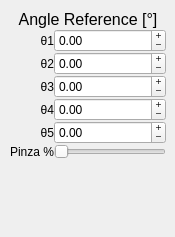
             <widget class="QWidget" name="Direct_Angular">
                 <attribute name="title">
                     <string>Dir deg</string>
                 </attribute>
                 <widget class="QWidget" name="layoutWidget_13">
                     <property name="geometry">
                         <rect>
                             <x>10</x>
                             <y>10</y>
                             <width>156</width>
                             <height>218</height>
                         </rect>
                     </property>
                     <layout class="QVBoxLayout" name="DegRef">
                         <property name="spacing">
                             <number>0</number>
                         </property>
                         <item>
                             <widget class="QLabel" name="valMinScr_4">
                                 <property name="sizePolicy">
                                     <sizepolicy hsizetype="Preferred" vsizetype="Fixed">
                                         <horstretch>0</horstretch>
                                         <verstretch>0</verstretch>
                                     </sizepolicy>
                                 </property>
                                 <property name="font">
                                     <font>
                                         <pointsize>12</pointsize>
                                         <strikeout>false</strikeout>
                                         <kerning>true</kerning>
                                     </font>
                                 </property>
                                 <property name="text">
                                     <string>Angle Reference [°]</string>
                                 </property>
                                 <property name="alignment">
                                     <set>Qt::AlignCenter</set>
                                 </property>
                             </widget>
                         </item>
                         <item>
                             <layout class="QFormLayout" name="formLayout_5">
                                 <property name="fieldGrowthPolicy">
                                     <enum>QFormLayout::AllNonFixedFieldsGrow</enum>
                                 </property>
                                 <property name="labelAlignment">
                                     <set>Qt::AlignRight|Qt::AlignTrailing|Qt::AlignVCenter</set>
                                 </property>
                                 <property name="formAlignment">
                                     <set>Qt::AlignLeading|Qt::AlignLeft|Qt::AlignTop</set>
                                 </property>
                                 <item row="0" column="0">
                                     <widget class="QLabel" name="en1Label_4">
                                         <property name="sizePolicy">
                                             <sizepolicy hsizetype="Preferred" vsizetype="Preferred">
                                                 <horstretch>0</horstretch>
                                                 <verstretch>0</verstretch>
                                             </sizepolicy>
                                         </property>
                                         <property name="layoutDirection">
                                             <enum>Qt::LeftToRight</enum>
                                         </property>
                                         <property name="text">
                                             <string>θ1</string>
                                         </property>
                                         <property name="alignment">
                                             <set>Qt::AlignRight|Qt::AlignTrailing|Qt::AlignVCenter</set>
                                         </property>
                                         <property name="buddy">
                                             <cstring>en1Home</cstring>
                                         </property>
                                     </widget>
                                 </item>
                                 <item row="1" column="0">
                                     <widget class="QLabel" name="en2Label_4">
                                         <property name="sizePolicy">
                                             <sizepolicy hsizetype="Preferred" vsizetype="Preferred">
                                                 <horstretch>0</horstretch>
                                                 <verstretch>0</verstretch>
                                             </sizepolicy>
           </property>
           <property name="layoutDirection">
            <enum>Qt::LeftToRight</enum>
           </property>
           <property name="text">
            <string>θ2</string>
           </property>
           <property name="alignment">
            <set>Qt::AlignRight|Qt::AlignTrailing|Qt::AlignVCenter</set>
           </property>
           <property name="buddy">
            <cstring>en2Home</cstring>
           </property>
          </widget>
         </item>
         <item row="2" column="0">
          <widget class="QLabel" name="en3Label_4">
           <property name="enabled">
            <bool>true</bool>
           </property>
           <property name="sizePolicy">
            <sizepolicy hsizetype="Preferred" vsizetype="Preferred">
             <horstretch>0</horstretch>
             <verstretch>0</verstretch>
            </sizepolicy>
           </property>
           <property name="layoutDirection">
            <enum>Qt::LeftToRight</enum>
           </property>
           <property name="text">
            <string>θ3</string>
           </property>
           <property name="alignment">
            <set>Qt::AlignRight|Qt::AlignTrailing|Qt::AlignVCenter</set>
           </property>
           <property name="buddy">
            <cstring>en3Home</cstring>
           </property>
          </widget>
         </item>
         <item row="3" column="0">
          <widget class="QLabel" name="en4Label_4">
           <property name="sizePolicy">
            <sizepolicy hsizetype="Preferred" vsizetype="Preferred">
             <horstretch>0</horstretch>
             <verstretch>0</verstretch>
            </sizepolicy>
           </property>
           <property name="layoutDirection">
            <enum>Qt::LeftToRight</enum>
           </property>
           <property name="text">
            <string>θ4</string>
           </property>
           <property name="alignment">
            <set>Qt::AlignRight|Qt::AlignTrailing|Qt::AlignVCenter</set>
           </property>
           <property name="buddy">
            <cstring>en4Home</cstring>
           </property>
          </widget>
         </item>
         <item row="4" column="0">
          <widget class="QLabel" name="en5Label_4">
           <property name="sizePolicy">
            <sizepolicy hsizetype="Preferred" vsizetype="Preferred">
             <horstretch>0</horstretch>
             <verstretch>0</verstretch>
            </sizepolicy>
           </property>
           <property name="layoutDirection">
            <enum>Qt::LeftToRight</enum>
           </property>
           <property name="text">
            <string>θ5</string>
           </property>
           <property name="alignment">
            <set>Qt::AlignRight|Qt::AlignTrailing|Qt::AlignVCenter</set>
           </property>
           <property name="buddy">
            <cstring>en5Home</cstring>
           </property>
          </widget>
         </item>
         <item row="5" column="0">
          <widget class="QLabel" name="en6Label_4">
           <property name="sizePolicy">
            <sizepolicy hsizetype="Preferred" vsizetype="Preferred">
             <horstretch>0</horstretch>
             <verstretch>0</verstretch>
            </sizepolicy>
           </property>
           <property name="layoutDirection">
            <enum>Qt::LeftToRight</enum>
           </property>
           <property name="text">
            <string>Pinza %</string>
           </property>
           <property name="alignment">
            <set>Qt::AlignRight|Qt::AlignTrailing|Qt::AlignVCenter</set>
           </property>
           <property name="buddy">
            <cstring>en6Home</cstring>
           </property>
          </widget>
         </item>
         <item row="5" column="1">
          <widget class="QSlider" name="pinzaRef">
           <property name="maximum">
            <number>100</number>
           </property>
           <property name="orientation">
            <enum>Qt::Horizontal</enum>
           </property>
          </widget>
         </item>
         <item row="0" column="1">
          <widget class="QDoubleSpinBox" name="thetaRef1">
           <property name="buttonSymbols">
            <enum>QAbstractSpinBox::PlusMinus</enum>
           </property>
           <property name="minimum">
            <double>-999.000000000000000</double>
           </property>
           <property name="maximum">
            <double>999.000000000000000</double>
           </property>
          </widget>
         </item>
         <item row="1" column="1">
          <widget class="QDoubleSpinBox" name="thetaRef2">
           <property name="buttonSymbols">
            <enum>QAbstractSpinBox::PlusMinus</enum>
           </property>
           <property name="minimum">
            <double>-999.000000000000000</double>
           </property>
           <property name="maximum">
            <double>999.000000000000000</double>
           </property>
          </widget>
         </item>
         <item row="2" column="1">
          <widget class="QDoubleSpinBox" name="thetaRef3">
           <property name="buttonSymbols">
            <enum>QAbstractSpinBox::PlusMinus</enum>
           </property>
           <property name="minimum">
            <double>-999.000000000000000</double>
           </property>
           <property name="maximum">
            <double>999.000000000000000</double>
           </property>
          </widget>
         </item>
         <item row="3" column="1">
          <widget class="QDoubleSpinBox" name="thetaRef4">
           <property name="buttonSymbols">
            <enum>QAbstractSpinBox::PlusMinus</enum>
           </property>
           <property name="minimum">
            <double>-999.000000000000000</double>
           </property>
           <property name="maximum">
            <double>999.000000000000000</double>
           </property>
          </widget>
         </item>
         <item row="4" column="1">
          <widget class="QDoubleSpinBox" name="thetaRef5">
           <property name="buttonSymbols">
            <enum>QAbstractSpinBox::PlusMinus</enum>
           </property>
           <property name="minimum">
            <double>-999.000000000000000</double>
           </property>
           <property name="maximum">
            <double>999.000000000000000</double>
           </property>
          </widget>
         </item>
        </layout>
       </item>
      </layout>
     </widget>
    </widget>
